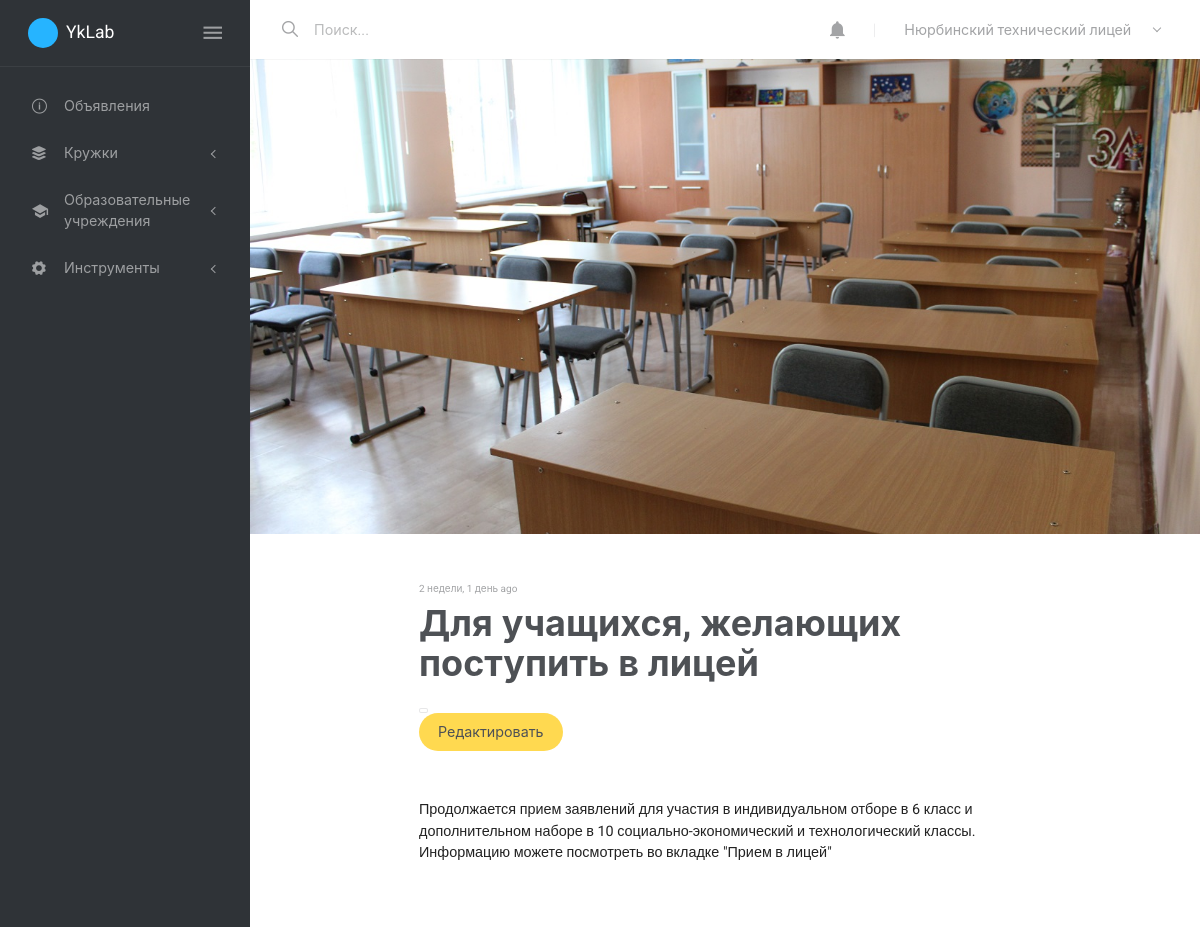
The page /advert/1 (signed in) on the database its author committed.
### accounts/models.py (models this page shows, shortened)
class User(AbstractBaseUser, PermissionsMixin):
    ACCOUNTS_TYPES = (
        ('SH', 'Образовательная организация'),
        ('TH', 'Учитель'),
        ('PR', 'Ученик'),
    )
    username = models.CharField(max_length=127, unique=True)
    image = models.ImageField(upload_to='avatars/', null=True, blank=True)
    name = models.CharField(max_length=127)
    type = models.CharField(max_length=2, choices=ACCOUNTS_TYPES)
    is_active = models.BooleanField(default=True)
    is_staff = models.BooleanField(default=False)
    is_verified = models.BooleanField(default=False)
    USERNAME_FIELD = 'username'
    objects = UserManager()
    @property
    def full_type(self):
        return dict(self.ACCOUNTS_TYPES)[self.type]

### school/models.py (models this page shows, shortened)
class Advert(models.Model):
    school = models.ForeignKey('School', on_delete=models.CASCADE)
    image = models.ImageField(upload_to='adverts/', default='adverts/default.jpg')
    title = models.CharField(max_length=127)
    content = RichTextField()
    pub_date = models.DateTimeField(auto_now=True)

### school/views.py (the view)
# urls.py: path('advert/<int:id>', views.advert, name='advert'),
@login_required()
def advert(request, id):
    advert = Advert.objects.get(id=id)
    return render(request, 'advert/advert.html', locals())

### templates/advert/advert.html
{% extends 'base-with-sidenav.html' %}
{% load humanize %}
{% block content %}
<div class="portfolio-image ui-rect ui-bg-cover" style="background-image: url('/media/{{advert.image}}');"></div>
<div class="bg-white">
  <div class="container px-3">
    <div class="col-lg-10 col-xl-8 py-5 px-0 mx-auto">
      <div class="pb-5">
        <div class="text-muted text-tiny mb-2">{{ advert.pub_date|naturaltime }}</div>
        <h1 class="font-weight-bold">
          {{ advert.title }}
        </h1>
        <div class="d-flex small">
          <a href="#" class="badge badge-outline-default d-block font-weight-normal mt-2 mr-2">{{ advert.get_specialization }}</a>
        </div>
        {% if advert.school == request.user.school %}
          <a href="{% url 'edit_advert' advert.id %}"><button type="button" class="btn btn-warning btn-round text-dark">Редактировать</button></a>
        {% endif %}
      </div>
      {{ advert.content|safe }}
    </div>
  </div>
</div>
{% endblock %}

### templates/base-with-sidenav.html (shortened to what this page needs)
{% load static %}
{% load humanize %}
<!DOCTYPE html>
<html lang="en" class="default-style">
<head>
  <link rel="stylesheet" href="{% static 'assets/vendor/fonts/fontawesome.css' %}">
  <link rel="stylesheet" href="{% static 'assets/vendor/fonts/ionicons.css' %}">
  <link rel="stylesheet" href="{% static 'assets/vendor/fonts/linearicons.css' %}">
  <link rel="stylesheet" href="{% static 'assets/vendor/fonts/open-iconic.css' %}">
  <link rel="stylesheet" href="{% static 'assets/vendor/fonts/pe-icon-7-stroke.css' %}">
  <link rel="stylesheet" href="{% static 'assets/vendor/css/rtl/bootstrap.css' %}" class="theme-settings-bootstrap-css">
  <link rel="stylesheet" href="{% static 'assets/vendor/css/rtl/appwork.css' %}" class="theme-settings-appwork-css">
  <link rel="stylesheet" href="{% static 'assets/vendor/css/rtl/theme-corporate.css' %}" class="theme-settings-theme-css">
  <link rel="stylesheet" href="{% static 'assets/vendor/css/rtl/colors.css' %}" class="theme-settings-colors-css">
  <link rel="stylesheet" href="{% static 'assets/vendor/css/rtl/uikit.css' %}">
  <link rel="stylesheet" href="{% static 'assets/css/demo.css' %}">
  <link rel="stylesheet" href="{% static 'assets/vendor/libs/perfect-scrollbar/perfect-scrollbar.css' %}">
  <link rel="stylesheet" href="{% static 'assets/vendor/libs/toastr/toastr.css' %}">
</head>
<body>
  <div class="layout-wrapper layout-2">
    <div class="layout-inner">
      <div id="layout-sidenav" class="layout-sidenav sidenav sidenav-vertical bg-dark">
        <div class="app-brand demo">
          <span class="app-brand-logo demo bg-primary">
          </span>
          <a href="/courses" class="app-brand-text demo sidenav-text font-weight-normal ml-2">YkLab</a>
          <a href="javascript:void(0)" class="layout-sidenav-toggle sidenav-link text-large ml-auto">
            <i class="ion ion-md-menu align-middle"></i>
          </a>
        </div>
        <div class="sidenav-divider mt-0"></div>
        <ul class="sidenav-inner py-1">
          <li class="sidenav-item">
            <a href="{% url 'adverts' %}" class="sidenav-link"><i class="sidenav-icon ion ion-ios-information-circle-outline"></i>
              <div>Объявления</div>
            </a>
          </li>
          <li class="sidenav-item">
            <a href="javascript:void(0)" class="sidenav-link sidenav-toggle"><i class="sidenav-icon ion ion-ios-apps"></i>
              <div>Кружки</div>
            </a>
          </li>
          <li class="sidenav-item">
            <a href="javascript:void(0)" class="sidenav-link sidenav-toggle"><i class="sidenav-icon ion ion-md-school"></i>
              <div>Образовательные учреждения</div>
            </a>
          </li>
          <li class="sidenav-item">
            <a href="javascript:void(0)" class="sidenav-link sidenav-toggle"><i class="sidenav-icon ion ion-ios-settings"></i>
              <div>Инструменты</div>
            </a>
          </li>
        </ul>
      </div>
      <div class="layout-container">
        <nav class="layout-navbar navbar navbar-expand-lg align-items-lg-center bg-white container-p-x" id="layout-navbar">
          <div class="navbar-collapse collapse" id="layout-navbar-collapse">
            <div class="navbar-nav align-items-lg-center">
              <label class="nav-item navbar-text navbar-search-box p-0 active">
                <i class="ion ion-ios-search navbar-icon align-middle"></i>
                <span class="navbar-search-input pl-2">
                  <input type="text" class="form-control navbar-text mx-2" placeholder="Поиск..." style="width:200px">
                </span>
              </label>
            </div>
            <div class="navbar-nav align-items-lg-center ml-auto">
              <div class="demo-navbar-notifications nav-item dropdown mr-lg-3">
                <a class="nav-link dropdown-toggle hide-arrow" href="#" data-toggle="dropdown">
                  <i class="ion ion-md-notifications-outline navbar-icon align-middle"></i>
                </a>
              </div>
              <div class="nav-item d-none d-lg-block text-big font-weight-light line-height-1 opacity-25 mr-3 ml-1">|</div>
              <div class="demo-navbar-user nav-item dropdown">
                <a class="nav-link dropdown-toggle" href="#" data-toggle="dropdown">
                  <span class="d-inline-flex flex-lg-row-reverse align-items-center align-middle">
                    <span class="px-1 mr-lg-2 ml-2 ml-lg-0">
                      {{request.user.name}}<br>
                    </span>
                  </span>
                </a>
              </div>
            </div>
          </div>
        </nav>
        {% block content %}
        {% endblock %}
      </div>
    </div>
  </div>
</body>
</html>

### course/static/assets/css/demo.css (style rules this page uses)
.default-style .sidenav .app-brand.demo { height: 66px; }
.app-brand-logo.demo { display: -webkit-box; display: -ms-flexbox; display: flex; width: 30px; height: 30px; border-radius: 50%; -webkit-box-align: center; -ms-flex-align: center; align-items: center; -webkit-box-pack: center; -ms-flex-pack: center; justify-content: center; }
.app-brand-text.demo { font-size: 1.1rem; }
.demo-navbar-messages .dropdown-toggle, .demo-navbar-notifications .dropdown-toggle, .demo-navbar-user .dropdown-toggle, .demo-navbar-messages.b-nav-dropdown .nav-link, .demo-navbar-notifications.b-nav-dropdown .nav-link, .demo-navbar-user.b-nav-dropdown .nav-link { white-space: nowrap; }

### rows shown on the page
User: user.name "Нюрбинский технический лицей"
Advert: image (placeholder picture), pub_date "2 недели, 1 день ago", title "Для учащихся, желающих поступить в лицей", content "Продолжается прием заявлений для участия в индивидуальном отборе в 6 класс и дополнительном наборе в 10 социально-экономический и технологический классы. Информацию можете посмотреть во вкладке \"Прием в лицей\""
